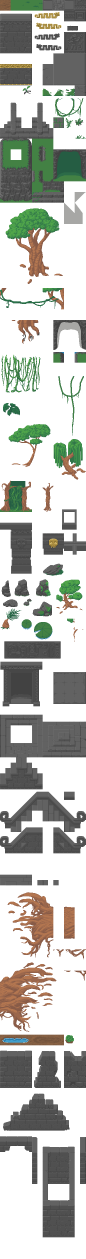
#> input picture assets/terceiros/sevarihk/jungle-ruins_v3-2.png, 256 x 3776 px (shown at 1/3 size)
$ python montar_assets_licenciados.py
#> lines starting #> are read from the running program, lines starting #| are printed output that depends on the picture; after the words box and inside, x2 and y2 are one past the last pixel; in counts of white or black regions, pixels touching at a corner belong together
"""Monta os sprites de cenário, itens e da Samaúma a partir dos packs licenciados em assets/terceiros/.

Nada aqui é desenhado: cada sprite é um recorte dos originais, às vezes espelhado, recolorido
ou combinado com outro recorte (modificações permitidas pelas licenças, listadas em CREDITOS.md).

Originais (assets/terceiros/, ignorados pelo Godot por causa do .gdignore):
- sevarihk/: pixel art de Sevarihk, CC-BY 4.0 (OpenGameArt).
- db32_rpg_items/: "16x16 RPG Items (DB32)" de ARoachIFoundOnMyPillow, CC0 (OpenGameArt).

Saídas:
- assets/personagens/arvore_sagrada.png: a Samaúma em 3 quadros (saudável, ferida, quase seca).
- assets/interface/icone_samauma.png: retrato da Samaúma na moldura de madeira da interface.
- assets/personagens/item_*.png: ícones dos itens (20x20).
- assets/cenario/props/*.png: árvores, plantas, flores, cogumelos, vitórias-régias e o gramado.

Uso: python tools/montar_assets_licenciados.py (requer Pillow, numpy e scipy).
"""
import base64
import re
import struct
from pathlib import Path

import numpy as np
from PIL import Image
from scipy import ndimage

RAIZ = Path(__file__).resolve().parent.parent
TERCEIROS = RAIZ / "assets" / "terceiros"
PROPS = RAIZ / "assets" / "cenario" / "props"
PERSONAGENS = RAIZ / "assets" / "personagens"
INTERFACE = RAIZ / "assets" / "interface"

SELVA = TERCEIROS / "sevarihk" / "jungle-ruins_v3-2.png"
BAMBU = TERCEIROS / "sevarihk" / "bamboo-top_1.png"
FOLHAGEM = TERCEIROS / "sevarihk" / "jungle-foliage-ground1.png"
GRAMA = TERCEIROS / "sevarihk" / "dschungel-gras.png"
PALMEIRA = TERCEIROS / "sevarihk" / "palme-animation1.png"
ITENS = TERCEIROS / "db32_rpg_items" / "db32rpgitems_packed.png"

# Recortes (x0, y0, x1, y1) nos originais.
SAMAUMA = (17, 625, 180, 831)
ACACIA = (26, 1272, 151, 1401)
CHORAO = (161, 1317, 256, 1439)
ARVORE_PEQUENA = (169, 1739, 247, 1831)
REGIA_GRANDE = (100, 1866, 159, 1918)
REGIA_PEQUENA = (64, 1858, 96, 1888)
MONSTERA = (9, 1209, 60, 1248)
PALMEIRA_QUADRO = (45, 13, 206, 140)
TILE_AVULSO = (0, 0, 32, 32)  # o tile de amostra no canto dos autotiles
BASE_PALMEIRA = 46  # x da base do tronco no quadro da palmeira

# Ícones da folha DB32 (coluna, linha), quadros de 16x16.
ICONE = {
    "maca": (9, 2), "flor_rosa": (5, 6), "flor_branca": (6, 6), "flor_roxa": (7, 6),
    "erva": (8, 6), "pena": (3, 6), "escudo": (10, 11), "pocao_vermelha": (1, 11),
    "cogumelo": (8, 7),
}

QUADRO_SAMAUMA = (168, 212)
TAMANHO_ITEM = 20
TAMANHO_ARENA = (1152, 648)
TILE = 32
FOLGA_CLAREIRA = 22  # px que o buraco da grama avança além da terra da clareira
FOLGA_POCA = -4  # negativo: a grama cobre os cantos das poças, que ficam redondas


# ------------------------------------------------------------------ utilidades

def abrir(caminho):
    return Image.open(caminho).convert("RGBA")
#> returned value is the input picture: PIL image 256x3776 RGBA; mean R, G, B, A 38.2, 40.1, 34.1, 105.8


def recortar(imagem, caixa):
    """Recorta e apara as bordas transparentes."""
#> called with caixa = (17, 625, 180, 831)
    pedaco = imagem.crop(caixa)
    return pedaco.crop(pedaco.getbbox())


def icone(nome):
    coluna, linha = ICONE[nome]
    return abrir(ITENS).crop((coluna * 16, linha * 16, coluna * 16 + 16, linha * 16 + 16))


def centralizar(img, largura, altura, base=True):
    """Põe a imagem numa tela maior, centralizada na horizontal e apoiada na base (ou no meio)."""
    tela = Image.new("RGBA", (largura, altura))
    y = altura - img.height if base else (altura - img.height) // 2
    tela.alpha_composite(img, ((largura - img.width) // 2, y))
    return tela


def salvar(img, caminho):
    img.save(caminho)
    print(f"{caminho.relative_to(RAIZ)}  {img.size[0]}x{img.size[1]}")


# ------------------------------------------------------------------ Samaúma

def mascara_folhas(px):
    r, g, b = (px[..., i].astype(int) for i in range(3))
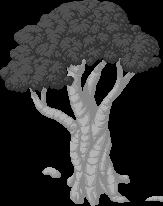
#> r: shape (206, 163) int64; min 0, max 179, mean 47.9
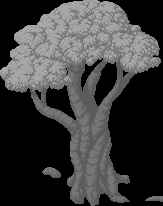
#> g: shape (206, 163) int64; min 0, max 166, mean 59.4
    return (px[..., 3] > 0) & (g > r + 15) & (g >= b)
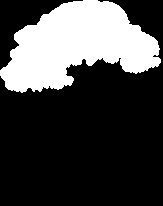
#> returned value: shape (206, 163) bool; 27.1% white; 1 white region, box (x1, y1, x2, y2) and area: (0, 0, 161, 93) 9108


def ruido(altura, largura, escala, semente):
    rng = np.random.default_rng(semente)
    pequeno = rng.random((altura // escala + 2, largura // escala + 2))
    return ndimage.zoom(pequeno, escala, order=1)[:altura, :largura]


def samauma_estado(arvore, perda, cor_seca, mistura):
    """Copa mais rala (perda de 0 a 1) e folhas puxando para a cor seca."""
    px = np.array(arvore).astype(float)
    folhas = mascara_folhas(px.astype(np.uint8))
    caindo = folhas & (ruido(px.shape[0], px.shape[1], 6, 21) < perda)
#> caindo: shape (206, 163) bool; 1.5% white; 26 white regions (19 under 20 px), largest, box (x1, y1, x2, y2) and area: (28, 45, 45, 58) 128, (74, 58, 82, 66) 41, (134, 27, 145, 35) 40
    luz = (0.3 * px[..., 0] + 0.59 * px[..., 1] + 0.11 * px[..., 2]) / 160.0
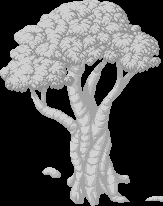
#> luz: shape (206, 163) float64; min 0, max 0.826, mean 0.333
    seca = luz[..., None] * np.array(cor_seca, float)
    px[folhas, :3] = px[folhas, :3] * (1 - mistura) + seca[folhas] * mistura
    px[caindo, 3] = 0
#> px: shape (206, 163, 4) float64; mean R, G, B, A 52.8, 55.6, 30.8, 114.7
    return Image.fromarray(px.clip(0, 255).astype(np.uint8))
#> returned value: PIL image 163x206 RGBA


def samauma():
    arvore = recortar(abrir(SELVA), SAMAUMA)
    estados = [
        arvore,
        samauma_estado(arvore, 0.2, (150, 160, 60), 0.45),
        samauma_estado(arvore, 0.42, (150, 110, 50), 0.85),
    ]
#> call 2 of samauma_estado, with perda = 0.42, cor_seca = (150, 110, 50), mistura = 0.85
#> in samauma_estado (call 2), `caindo = folhas & (ruido(px.shape[0], px.shape[1], 6, 21) < perda)`: caindo: shape (206, 163) bool; 9.9% white; 27 white regions (12 under 20 px), largest, box (x1, y1, x2, y2) and area: (10, 23, 64, 60) 911, (103, 7, 149, 44) 582, (115, 40, 160, 73) 496
#> in samauma_estado (call 2), `seca = luz[..., None] * np.array(cor_seca, float)`:
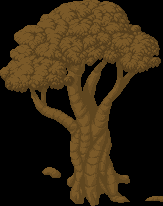
#> seca: shape (206, 163, 3) float64; mean of channels 0, 1, 2 49.9, 36.6, 16.6; drawn as R, G, B
#> in samauma_estado (call 2), `px[caindo, 3] = 0`:
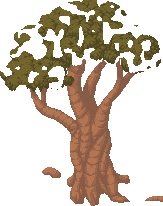
#> px: shape (206, 163, 4) float64; mean R, G, B, A 57.2, 43.9, 25.8, 93.1; transparent parts drawn white
    largura, altura = QUADRO_SAMAUMA
    folha = Image.new("RGBA", (largura * 3, altura))
#> folha: PIL image 504x212 RGBA; every value is 0
    for i, estado in enumerate(estados):
        folha.alpha_composite(centralizar(estado, largura, altura), (i * largura, 0))
#> this loop made 3 passes
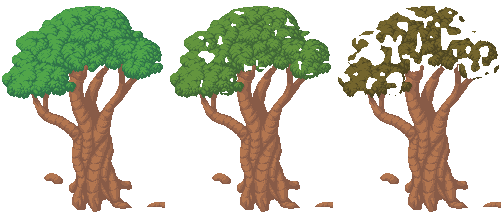
#> folha: PIL image 504x212 RGBA; mean R, G, B, A 46.1, 46.5, 27, 102.5; transparent parts drawn white
    salvar(folha, PERSONAGENS / "arvore_sagrada.png")
#| assets/personagens/arvore_sagrada.png  504x212
    icone_samauma(arvore)


def icone_samauma(arvore):
    """Troca só o miolo do retrato antigo pela Samaúma reduzida, mantendo a moldura da interface."""
    caminho = INTERFACE / "icone_samauma.png"
    retrato = np.array(abrir(caminho))
    lado = retrato.shape[0]
    ys, xs = np.mgrid[:lado, :lado]
    centro = (lado - 1) / 2
    miolo = (xs - centro) ** 2 + (ys - centro) ** 2 <= (lado / 2 - 5) ** 2
    reduzida = arvore.resize((int(arvore.width * 38 / arvore.height), 38), Image.LANCZOS)
    alfa = np.array(reduzida)[..., 3]
    reduzida.putalpha(Image.fromarray(np.where(alfa > 100, 255, 0).astype(np.uint8)))
    fundo = Image.new("RGBA", (lado, lado), (34, 74, 50, 255))
    fundo.alpha_composite(reduzida, ((lado - reduzida.width) // 2, lado - 4 - reduzida.height))
    novo = np.array(fundo)
    retrato[miolo] = novo[miolo]
    salvar(Image.fromarray(retrato), caminho)


# ------------------------------------------------------------------ itens

# [102 lines left out: functions itens, palmeira, props, celulas_do_chao, areas_sem_grama, gramado, not called in this run]


def main():
    samauma()
    itens()
    props()
    gramado()


if __name__ == "__main__":
#> (the run stopped early here; a loop or call above may not have finished)
